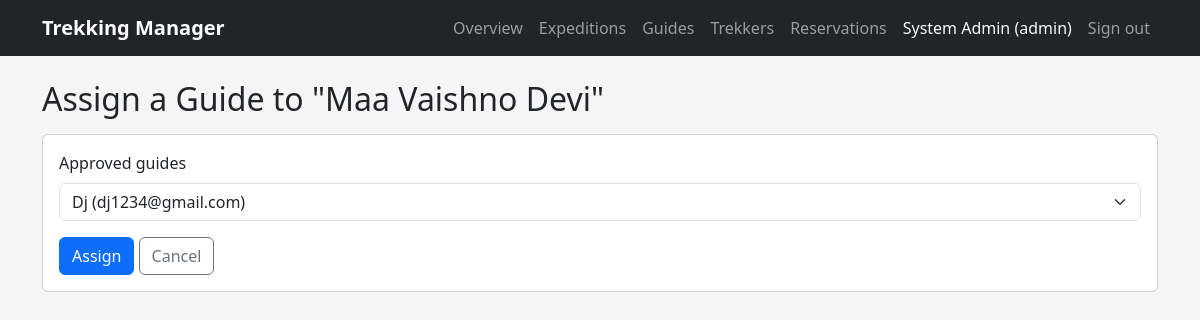
The page /admin/expeditions/1/assign (signed in) on the database as committed earlier.
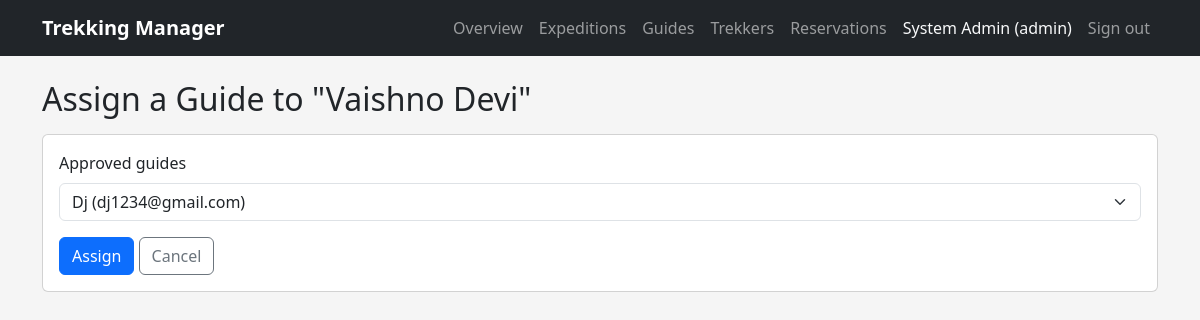
The same page on the database as committed later.
### models.py (models this page shows)
class Expedition(db.Model):
    __tablename__ = "expeditions"
    id = db.Column(db.Integer, primary_key=True)
    title = db.Column(db.String(150), nullable=False)
    region = db.Column(db.String(100), nullable=False)
    difficulty_level = db.Column(db.String(20), nullable=False)
    num_days = db.Column(db.Integer, nullable=False)
    capacity = db.Column(db.Integer, nullable=False)
    seats_left = db.Column(db.Integer, nullable=False)
    guide_id = db.Column(db.Integer, db.ForeignKey("accounts.id"))
    current_state = db.Column(db.String(20), nullable=False, default="Pending")
    begin_date = db.Column(db.String(20))
    finish_date = db.Column(db.String(20))
    notes = db.Column(db.Text)
    added_on = db.Column(db.DateTime, default=datetime.utcnow)
    reservations = db.relationship("Reservation", backref="expedition", lazy=True)

class Account(db.Model):
    __tablename__ = "accounts"
    id = db.Column(db.Integer, primary_key=True)
    full_name = db.Column(db.String(120), nullable=False)
    email = db.Column(db.String(120), nullable=False, unique=True)
    password_hash = db.Column(db.String(255), nullable=False)
    role = db.Column(db.String(20), nullable=False)
    phone_no = db.Column(db.String(20))
    account_status = db.Column(db.String(20), nullable=False, default="active")
    joined_on = db.Column(db.DateTime, default=datetime.utcnow)
    guided_expeditions = db.relationship("Expedition", backref="guide", lazy=True)
    reservations = db.relationship("Reservation", backref="account", lazy=True)

### main.py (the view, shortened to what this page needs)
@app.route("/admin/expeditions/<int:expedition_id>/assign", methods=["GET", "POST"], endpoint="admin.assign_guide")
@roles_only("admin")
def admin_assign_guide(expedition_id):
    expedition = Expedition.query.get(expedition_id)
    if expedition is None:
        flash("That expedition no longer exists.", "danger")
        return redirect(url_for("admin.list_expeditions"))
    eligible_guides = Account.query.filter_by(role="staff", account_status="approved").all()
    return render_template("admin/assign_guide.html", expedition=expedition, eligible_guides=eligible_guides)

### main.py (called while the page is built)
def roles_only(*allowed_roles):
    def outer(view_func):
        @wraps(view_func)
        def guarded(*args, **kwargs):
            if "account_id" not in session:
                flash("Please sign in first.", "warning")
                return redirect(url_for("auth.login"))
            if session.get("role") not in allowed_roles:
                flash("That page isn't available for your account type.", "danger")
                return redirect(url_for("auth.landing"))
            return view_func(*args, **kwargs)
        return guarded
    return outer

### templates/admin/assign_guide.html (shortened to what this page needs)
{% extends "layout.html" %}
{% block body %}
<h2 class="mb-3">Assign a Guide to "{{ expedition.title }}"</h2>
<div class="card"><div class="card-body">
    {% if eligible_guides %}
    <form method="POST">
        <div class="mb-3">
            <label class="form-label">Approved guides</label>
            <select name="guide_id" class="form-select" required>
                {% for g in eligible_guides %}
                <option value="{{ g.id }}" {% if expedition.guide_id == g.id %}selected{% endif %}>
                    {{ g.full_name }} ({{ g.email }})
                </option>
                {% endfor %}
            </select>
        </div>
        <button type="submit" class="btn btn-primary">Assign</button>
        <a href="{{ url_for('admin.list_expeditions') }}" class="btn btn-outline-secondary">Cancel</a>
    </form>
    {% else %}
    <p class="text-muted">No approved guides yet. Approve one under Guides first.</p>
    <a href="{{ url_for('admin.list_guides') }}" class="btn btn-outline-primary">Go to Guides</a>
    {% endif %}
</div></div>
{% endblock %}

Rows that differ between the two databases and show on the page:
changed Expedition: title "Maa Vaishno Devi" → "Vaishno Devi"; guide_id "Dj (dj1234@gmail.com)" → (not shown)
Other text that changed with them:
form field guide_id: (not shown) → "Dj (dj1234@gmail.com)"
